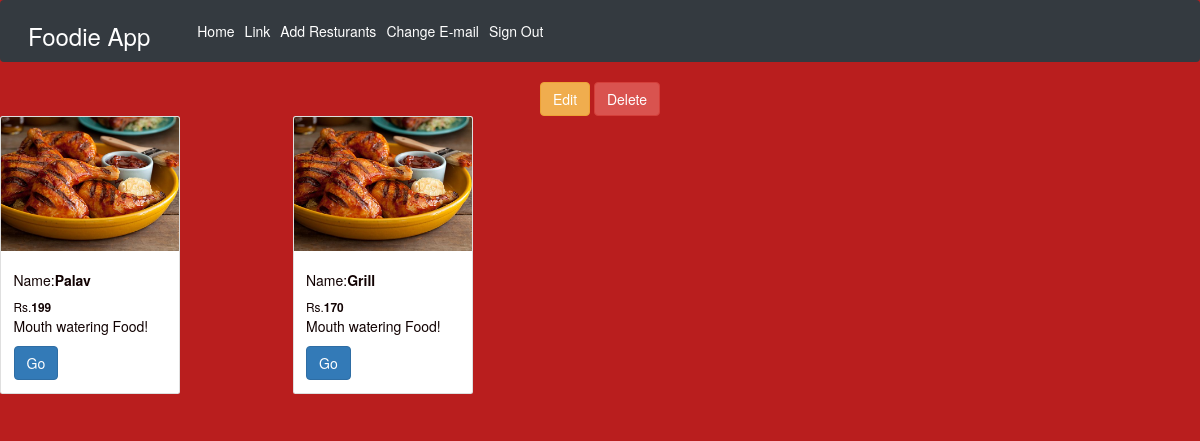
Page /view/29/ (signed in) on the committed database.
### basic_app/models.py (models this page shows, shortened)
class Menu(models.Model):
    name=models.CharField(max_length=264)
    price=models.BigIntegerField()
    product=models.ForeignKey(Product)
    class Meta:
        permissions=(
                  ('is_teacher',_('Is Teacher')),
                   ('is_student',('Is Student')),
        )

### basic_app/views.py (the view)
# urls.py: url(r'^view/(?P<pk>\d+)/$',views.view,name="view"),
def view(request,pk):
    product=Product.objects.get(pk=pk)#//$org =Organization::where('organization_name',$org_name);
    return render(request,'view.html',{'product':product})

### basic_app/templates/view.html (shortened to what this page needs)
{% extends 'app_base.html' %}
{% load crispy_forms_tags %}
{% load static from staticfiles %}
{% block body-block %}
<div class="container">
<a href='/update/{{product.id}}' class="btn btn-warning">Edit</a>
<a href="{% url 'delete' product.id %}" class="btn btn-danger">Delete</a></td>
  </div>
      {% for item in product.menu_set.all %}
      <div class="row">
        <div class="col-md-3">
        <div class="card" style="width: 18rem;">
            <img class="card-img-top" src="{% static "images/grill.jpg" %}" alt="Card image cap">
            <div class="card-body">
              <h5 class="card-title">Name:<b>{{item.name}}</b> </h5>
              <small>Rs.<b>{{item.price}}</b></small>
              <p class="card-text">Mouth watering Food!</p>
              <a href="#" class="btn btn-primary">Go</a>
            </div>
          </div>
    </div>
    {% endfor %}
</div>
</div>
{% endblock %}

### static/CSS/main.css (style rules this page uses)
.container { text-align: center; width: 400px; }
body { background: rgb(185, 30, 30); color:rgb(17, 2, 2); }

### basic_app/templates/app_base.html (style rules this page uses)
a { text-color:"white" }

### rows in the picture
Menu: name "Palav", price "199"
Menu: name "Grill", price "170"
